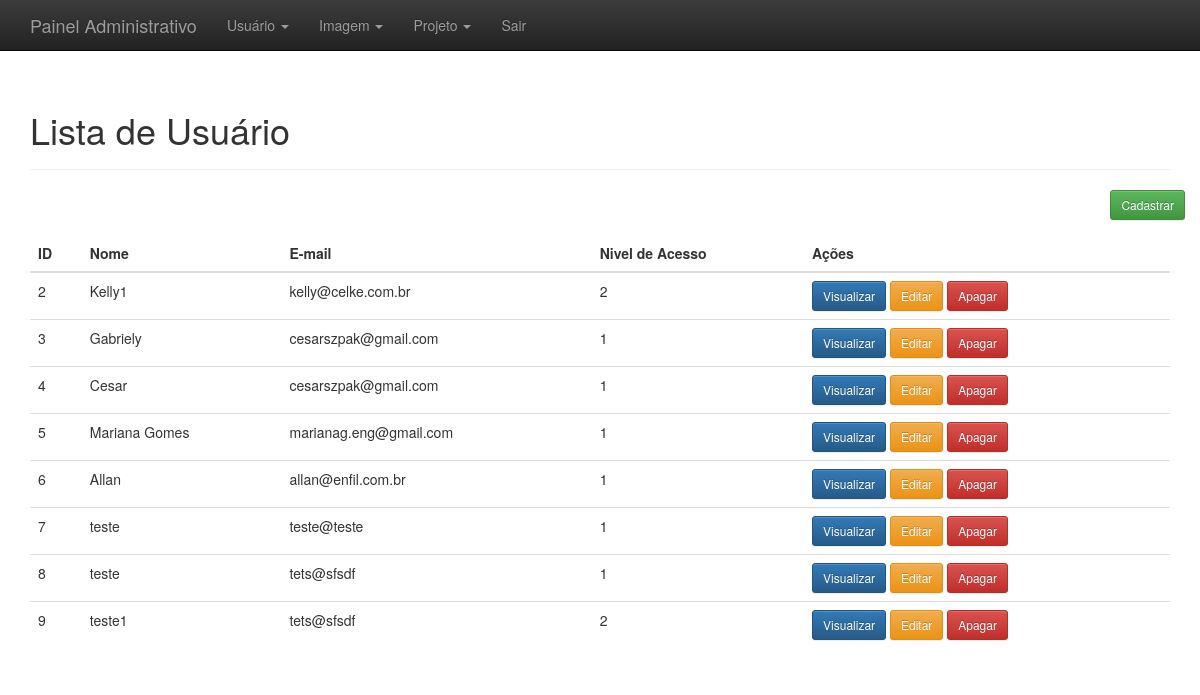
Screenshot of /adm/administrativo.php?link=2 (signed in) with the database file from the repository.
### tables this page shows
CREATE TABLE `usuarios` (
  `id` int(11) NOT NULL,
  `nome` varchar(220) NOT NULL,
  `email` varchar(220) NOT NULL,
  `login` varchar(50) NOT NULL,
  `senha` varchar(50) NOT NULL,
  `nivel_acesso_id` int(11) NOT NULL,
  `created` datetime DEFAULT NULL,
  `modified` datetime DEFAULT NULL
);

### adm/listar_usuario.php (the view, shortened to what this page needs)
<?php
	$resultado=mysql_query("SELECT * FROM usuarios ORDER BY 'id'");
?>
<div class="container theme-showcase" role="main">
  <div class="page-header">
	<h1>Lista de Usuário</h1>
  </div>
  <div class="row espaco">
		<div class="pull-right">
			<a href="administrativo.php?link=3"><button type='button' class='btn btn-sm btn-success'>Cadastrar</button></a>
		</div>
	</div>
  <div class="row">
	<div class="col-md-12">
	  <table class="table">
		<thead>
		  <tr>
			<th>ID</th>
			<th>Nome</th>
			<th>E-mail</th>
			<th>Nivel de Acesso</th>
			 <th>Ações</th>
		  </tr>
		</thead>
		<tbody>
			<?php
				while($linhas = mysql_fetch_array($resultado)){
					echo "<tr>";
						echo "<td>".$linhas['id']."</td>";
						echo "<td>".$linhas['nome']."</td>";
						echo "<td>".$linhas['email']."</td>";
						echo "<td>".$linhas['nivel_acesso_id']."</td>";
						?>
						<td>
						<a href='administrativo.php?link=5&id=<?php echo $linhas['id']; ?>'><button type='button' class='btn btn-sm btn-primary'>Visualizar</button></a>
						<a href='administrativo.php?link=4&id=<?php echo $linhas['id']; ?>'><button type='button' class='btn btn-sm btn-warning'>Editar</button></a>
						<a href='processa/proc_apagar_usuario.php?id=<?php echo $linhas['id']; ?>'><button type='button' class='btn btn-sm btn-danger'>Apagar</button></a>
						<?php
					echo "</tr>";
				}
			?>
		</tbody>
	  </table>
	</div>
	</div>
</div>

### adm/css/theme.css (style rules this page uses)
body { padding-top: 70px; padding-bottom: 30px; }
.espaco { margin-bottom:15px; }

### rows the page displays
usuarios: id "2", nome "Kelly1", email "kelly@celke.com.br", nivel_acesso "2"
usuarios: id "3", nome "Gabriely", email "cesarszpak@gmail.com", nivel_acesso "1"
usuarios: id "4", nome "Cesar", email "cesarszpak@gmail.com", nivel_acesso "1"
usuarios: id "5", nome "Mariana Gomes", email "marianag.eng@gmail.com", nivel_acesso "1"
usuarios: id "6", nome "Allan", email "allan@enfil.com.br", nivel_acesso "1"
usuarios: id "7", nome "teste", email "teste@teste", nivel_acesso "1"
usuarios: id "8", nome "teste", email "tets@sfsdf", nivel_acesso "1"
usuarios: id "9", nome "teste1", email "tets@sfsdf", nivel_acesso "2"
